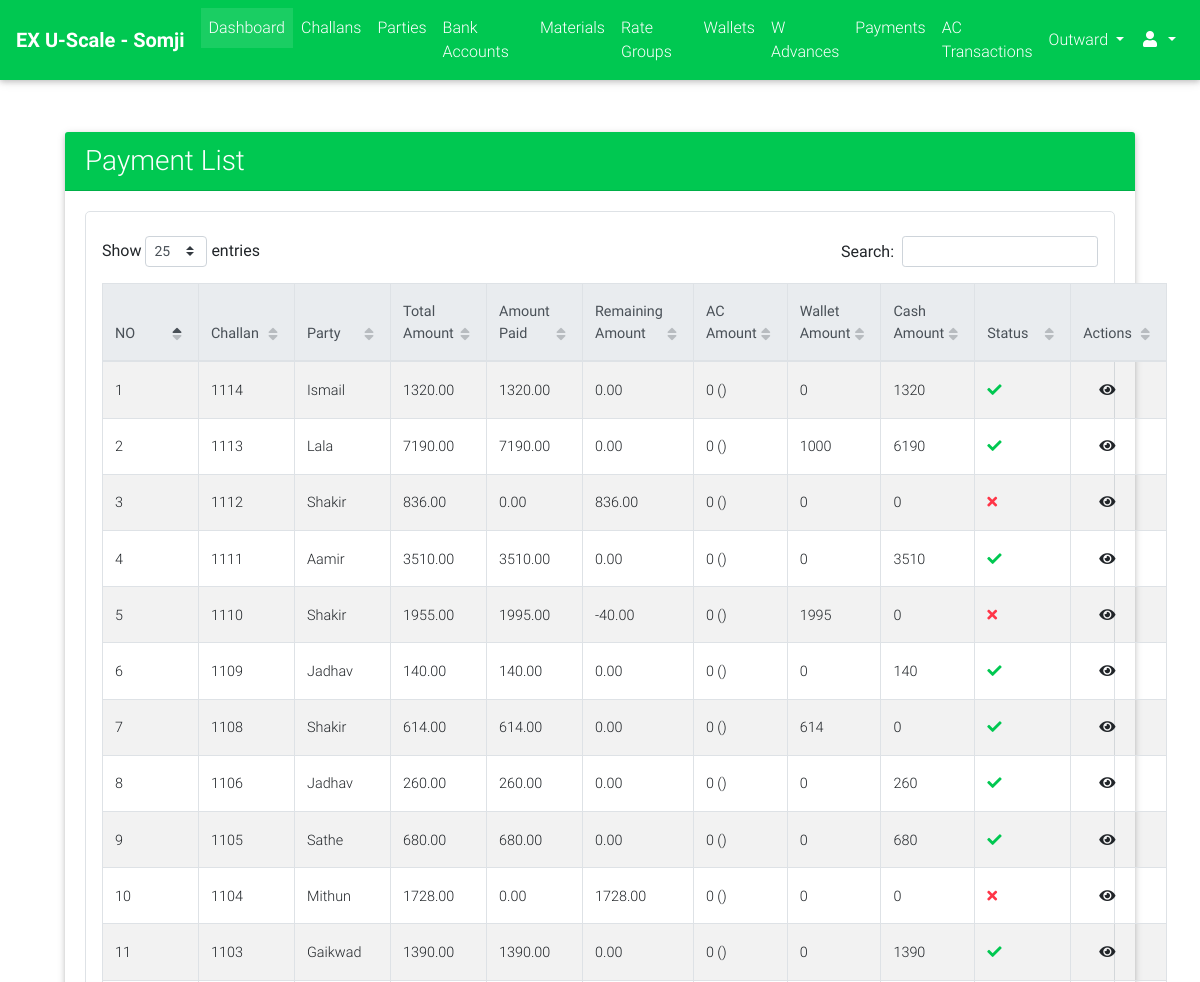
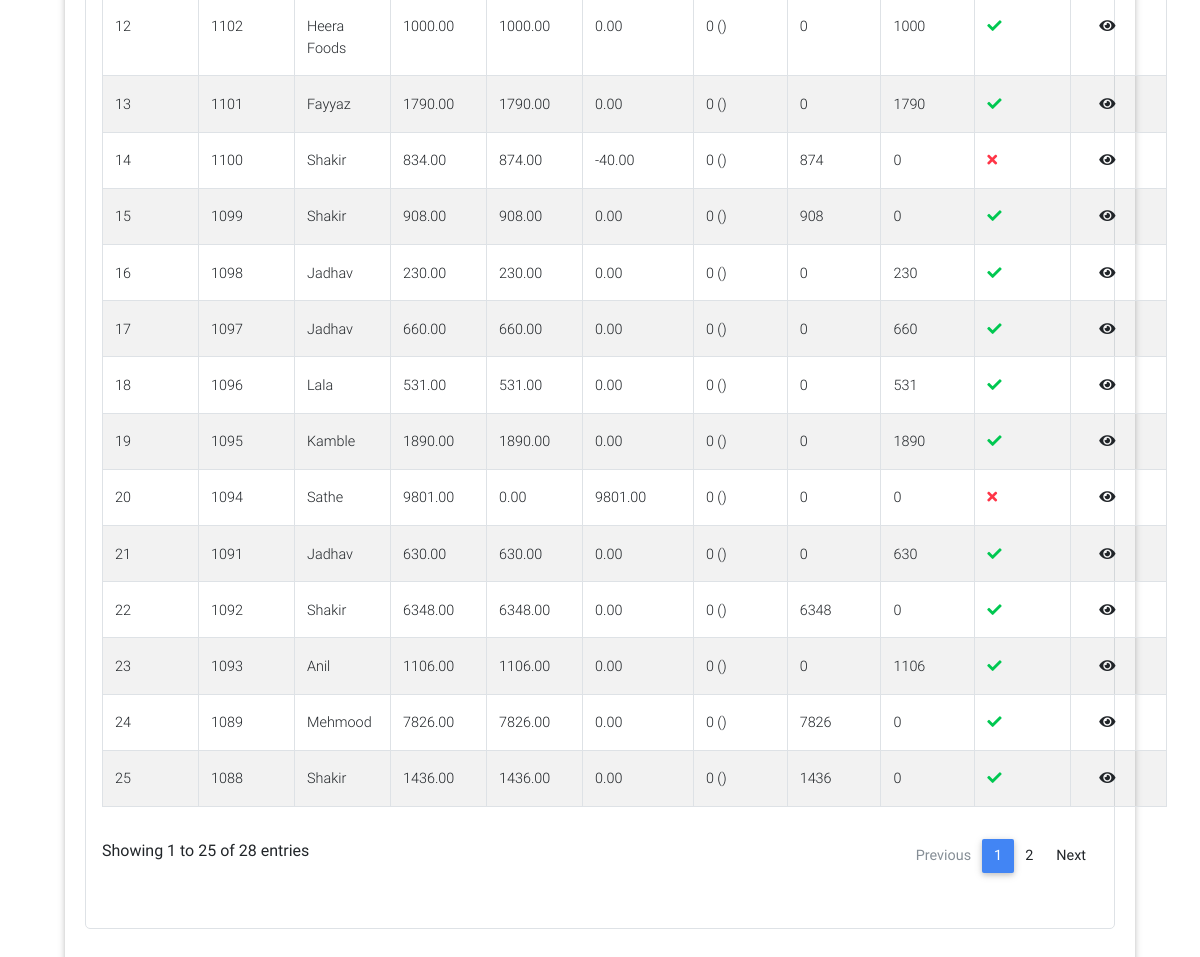
/cms_admin/payments/list/ (signed in), run on the app's committed database (2 pictures, top to bottom).
### payments/models.py (models this page shows, shortened)
class Payment(models.Model):
    PAYMENT_MODE_CHOICES = (("DP", "Direct Payment"), ("AL", "Account Less"))
    PAYMENT_STATUS_CHOICES = (("PN", "Pending"), ("DN", "Done"))
    challan = models.OneToOneField("challans.Challan", on_delete=models.CASCADE)
    payment_mode = models.CharField(max_length=2, choices=PAYMENT_MODE_CHOICES, blank=True, null=True)
    status = models.CharField(max_length=2, choices=PAYMENT_STATUS_CHOICES, default="PN")
    payed_amount = models.DecimalField(max_digits=9, decimal_places=2, default=0.00)
    amount = models.DecimalField(max_digits=9, decimal_places=2, null=True, blank=True)
    payed_on = models.DateTimeField(blank=True, null=True)
    image = models.ImageField(upload_to="payments/", blank=True, null=True)
    extra_info = models.TextField(blank=True)
    created_on = models.DateTimeField(auto_now_add=True)
    @property
    def get_admin_absolute_url(self):
        return reverse_lazy("cms_admin:payments_detail", kwargs={"id": self.id})
    @property
    def get_remaining_amount(self):
        return self.amount - self.payed_amount
    @property
    def get_wallet_tr_amount(self):
        return self.wallettransaction_set.aggregate(total=Sum("amount"))["total"] or Decimal(0.00)
    @property
    def get_cash_tr_amount(self):
        return self.cashtransaction_set.aggregate(total=Sum("amount"))["total"] or Decimal(0.00)
    @property
    def get_ac_tr_amount(self):
        return self.accounttransaction_set.aggregate(total=Sum("amount"))["total"] or Decimal(0.00)

### challans/models.py (models this page shows, shortened)
class Challan(models.Model):
    STATUS_CHOICES = (("PN", "Pending"), ("DN", "Done"))
    created_by = models.ForeignKey(User, on_delete=models.PROTECT)
    party = models.ForeignKey("parties.Party", on_delete=models.CASCADE)
    challan_no = models.PositiveIntegerField(blank=True, null=True)
    vehicle_details = models.CharField(max_length=128, blank=True, null=True)
    weights_amount = models.DecimalField(max_digits=9, decimal_places=2, default=decimal.Decimal(0.00))
    extra_charges = models.DecimalField(verbose_name="Kata Charges", max_digits=9, decimal_places=2,
                                        default=decimal.Decimal(0.00), validators=[MinValueValidator(limit_value=0), MaxValueValidator(limit_value=100)])
    round_amount = models.DecimalField(max_digits=4, decimal_places=2, default=decimal.Decimal(0.00), validators=[MinValueValidator(limit_value=-10), MaxValueValidator(limit_value=10)])
    total_amount = models.DecimalField(max_digits=9, decimal_places=2, default=decimal.Decimal(0.00), validators=[MinValueValidator(limit_value=0)])
    image = models.ImageField(upload_to="payments/", blank=True, null=True)
    extra_info = models.TextField(blank=True)
    created_on = models.DateTimeField(auto_now_add=True, editable=True)
    updated_on = models.DateTimeField(auto_now=True, editable=True)
    is_entries_done = models.BooleanField(default=False)
    is_reports_done = models.BooleanField(default=False)
    is_rates_assigned = models.BooleanField(default=False)
    is_payed = models.BooleanField(default=False)
    status = models.CharField(max_length=2, choices=STATUS_CHOICES, default="PN")

### parties/models.py (models this page shows, shortened)
class Party(models.Model):
    RATE_TYPE_CHOICES = (("GR", "Group Rate"), ("IR", "Individual Rate"))
    rate_type = models.CharField(max_length=2, choices=RATE_TYPE_CHOICES)
    rate_group = models.ForeignKey("rates.RateGroup", on_delete=models.PROTECT, blank=True, null=True)
    name = models.CharField(max_length=128)
    party_code = models.CharField(max_length=32, blank=True)
    address = models.TextField(blank=True)
    phone = models.CharField(max_length=13)
    whatsapp = models.CharField(max_length=13, blank=True)
    email = models.EmailField(blank=True, null=True)
    extra_info = models.TextField(blank=True)
    is_wallet_party = models.BooleanField(default=False)
    is_active = models.BooleanField(default=True)
    def __str__(self):
        return self.name
    class Meta:
        verbose_name = "Party"
        verbose_name_plural = "Parties"

### cms_admin/views.py (the view)
class PaymentListView(ExecutiveRequiredMixin, ListView):
    model = Payment
    template_name = "cms_admin/payments/list.html"
    context_object_name = "payments"
    ordering = "-id"

### cms_admin/views.py (called while the page is built)
    def test_func(self):
        return self.request.user.is_superuser or self.request.user.is_staff

### cms_admin/templates/cms_admin/payments/list.html (shortened to what this page needs)
{% extends "cms_admin/base.html" %}
{% load crispy_forms_tags %}
{% load static %}
{% block custom_links %}
    <link href="{% static "css/addons/datatables.min.css" %}" rel="stylesheet">
    <link href="{% static "css/addons/datatables-select.min.css" %}" rel="stylesheet">
{% endblock %}
{% block content %}
    <br><br>
    <div class="col-lg-11 m-auto">
        <div class="card">
            <div class="card-header bg-success text-white">
                <h3 class="m-auto">Payment List</h3>
            </div>
            <div class="card-body">
                 <div class="table p-3 border" style="border-radius: 5px">
                     <table id="dt-basic-checkbox" class="table table-striped table-bordered" cellspacing="0" width="100%">
                         <thead class="thead-light">
                            <th class="th-sm" style="width: 30px">NO</th>
                            <th class="th-sm">Challan</th>
                            <th class="th-sm">Party</th>
                            <th class="th-sm">Total Amount</th>
                            <th class="th-sm">Amount Paid</th>
                            <th class="th-sm">Remaining Amount</th>
                            <th>AC Amount</th>
                            <th>Wallet Amount</th>
                            <th>Cash Amount</th>
                            <th class="th-sm">Status</th>
                            <th class="th-sm">Actions</th>
                         </thead>
                         <tbody>
                             {% if payments %}
                                 {% for payment in payments %}
                                     <tr>
                                        <td>{{ forloop.counter }}</td>
                                         <td>{{ payment.challan.challan_no }}</td>
                                        <td>{{ payment.challan.party }}</td>
                                        <td>{{ payment.amount }}</td>
                                        <td>{{ payment.payed_amount }}</td>
                                        <td>{{ payment.get_remaining_amount }}</td>
                                        <td>{{ payment.get_ac_tr_amount }} ({% for actr in payment.accounttransaction_set.all %}{{ actr.actr_no }}{% endfor %})</td>
                                        <td>{{ payment.get_wallet_tr_amount }}</td>
                                        <td>{{ payment.get_cash_tr_amount }}</td>
                                        <td>
                                            {% if payment.status == "DN" %}
                                                <i class="fa fa-check text-success"></i>
                                            {% else %}
                                                <i class="fa fa-times text-danger"></i>
                                            {% endif %}
                                        </td>
                                        <td class="m-auto">
                                            <a class="m-3" href="{{ payment.get_admin_absolute_url }}"><i class="fa fa-eye"></i></a>
                                        </td>
                                     </tr>
                                 {% endfor %}
                             {% else %}
                                 <span class="text-black-50 font-weight-bold">No Parties Found</span>
                             {% endif %}
                         </tbody>
                    </table>
                 </div>
            </div>
        </div>
    </div>
{% endblock %}

### data on the page
Payment: challan.challan_no "1114", challan.party "Ismail", amount "1320.00", payed_amount "1320.00", get_remaining_amount "0.00", get_ac_tr_amount "0", get_wallet_tr_amount "0", get_cash_tr_amount "1320", status "DN" (drawn)
Payment: challan.challan_no "1113", challan.party "Lala", amount "7190.00", payed_amount "7190.00", get_remaining_amount "0.00", get_ac_tr_amount "0", get_wallet_tr_amount "1000", get_cash_tr_amount "6190", status "DN" (drawn)
Payment: challan.challan_no "1112", challan.party "Shakir", amount "836.00", payed_amount "0.00", get_remaining_amount "836.00", get_ac_tr_amount "0", get_wallet_tr_amount "0", get_cash_tr_amount "0", status "PN" (drawn)
Payment: challan.challan_no "1111", challan.party "Aamir", amount "3510.00", payed_amount "3510.00", get_remaining_amount "0.00", get_ac_tr_amount "0", get_wallet_tr_amount "0", get_cash_tr_amount "3510", status "DN" (drawn)
Payment: challan.challan_no "1110", challan.party "Shakir", amount "1955.00", payed_amount "1995.00", get_remaining_amount "-40.00", get_ac_tr_amount "0", get_wallet_tr_amount "1995", get_cash_tr_amount "0", status "PN" (drawn)
Payment: challan.challan_no "1109", challan.party "Jadhav", amount "140.00", payed_amount "140.00", get_remaining_amount "0.00", get_ac_tr_amount "0", get_wallet_tr_amount "0", get_cash_tr_amount "140", status "DN" (drawn)
Payment: challan.challan_no "1108", challan.party "Shakir", amount "614.00", payed_amount "614.00", get_remaining_amount "0.00", get_ac_tr_amount "0", get_wallet_tr_amount "614", get_cash_tr_amount "0", status "DN" (drawn)
Payment: challan.challan_no "1106", challan.party "Jadhav", amount "260.00", payed_amount "260.00", get_remaining_amount "0.00", get_ac_tr_amount "0", get_wallet_tr_amount "0", get_cash_tr_amount "260", status "DN" (drawn)
Payment: challan.challan_no "1105", challan.party "Sathe", amount "680.00", payed_amount "680.00", get_remaining_amount "0.00", get_ac_tr_amount "0", get_wallet_tr_amount "0", get_cash_tr_amount "680", status "DN" (drawn)
Payment: challan.challan_no "1104", challan.party "Mithun", amount "1728.00", payed_amount "0.00", get_remaining_amount "1728.00", get_ac_tr_amount "0", get_wallet_tr_amount "0", get_cash_tr_amount "0", status "PN" (drawn)
Payment: challan.challan_no "1103", challan.party "Gaikwad", amount "1390.00", payed_amount "1390.00", get_remaining_amount "0.00", get_ac_tr_amount "0", get_wallet_tr_amount "0", get_cash_tr_amount "1390", status "DN" (drawn)
Payment: challan.challan_no "1102", challan.party "Heera Foods", amount "1000.00", payed_amount "1000.00", get_remaining_amount "0.00", get_ac_tr_amount "0", get_wallet_tr_amount "0", get_cash_tr_amount "1000", status "DN" (drawn)
Payment: challan.challan_no "1101", challan.party "Fayyaz", amount "1790.00", payed_amount "1790.00", get_remaining_amount "0.00", get_ac_tr_amount "0", get_wallet_tr_amount "0", get_cash_tr_amount "1790", status "DN" (drawn)
Payment: challan.challan_no "1100", challan.party "Shakir", amount "834.00", payed_amount "874.00", get_remaining_amount "-40.00", get_ac_tr_amount "0", get_wallet_tr_amount "874", get_cash_tr_amount "0", status "PN" (drawn)
Payment: challan.challan_no "1099", challan.party "Shakir", amount "908.00", payed_amount "908.00", get_remaining_amount "0.00", get_ac_tr_amount "0", get_wallet_tr_amount "908", get_cash_tr_amount "0", status "DN" (drawn)
Payment: challan.challan_no "1098", challan.party "Jadhav", amount "230.00", payed_amount "230.00", get_remaining_amount "0.00", get_ac_tr_amount "0", get_wallet_tr_amount "0", get_cash_tr_amount "230", status "DN" (drawn)
Payment: challan.challan_no "1097", challan.party "Jadhav", amount "660.00", payed_amount "660.00", get_remaining_amount "0.00", get_ac_tr_amount "0", get_wallet_tr_amount "0", get_cash_tr_amount "660", status "DN" (drawn)
Payment: challan.challan_no "1096", challan.party "Lala", amount "531.00", payed_amount "531.00", get_remaining_amount "0.00", get_ac_tr_amount "0", get_wallet_tr_amount "0", get_cash_tr_amount "531", status "DN" (drawn)
Payment: challan.challan_no "1095", challan.party "Kamble", amount "1890.00", payed_amount "1890.00", get_remaining_amount "0.00", get_ac_tr_amount "0", get_wallet_tr_amount "0", get_cash_tr_amount "1890", status "DN" (drawn)
Payment: challan.challan_no "1094", challan.party "Sathe", amount "9801.00", payed_amount "0.00", get_remaining_amount "9801.00", get_ac_tr_amount "0", get_wallet_tr_amount "0", get_cash_tr_amount "0", status "PN" (drawn)
Payment: challan.challan_no "1091", challan.party "Jadhav", amount "630.00", payed_amount "630.00", get_remaining_amount "0.00", get_ac_tr_amount "0", get_wallet_tr_amount "0", get_cash_tr_amount "630", status "DN" (drawn)
Payment: challan.challan_no "1092", challan.party "Shakir", amount "6348.00", payed_amount "6348.00", get_remaining_amount "0.00", get_ac_tr_amount "0", get_wallet_tr_amount "6348", get_cash_tr_amount "0", status "DN" (drawn)
Payment: challan.challan_no "1093", challan.party "Anil", amount "1106.00", payed_amount "1106.00", get_remaining_amount "0.00", get_ac_tr_amount "0", get_wallet_tr_amount "0", get_cash_tr_amount "1106", status "DN" (drawn)
Payment: challan.challan_no "1089", challan.party "Mehmood", amount "7826.00", payed_amount "7826.00", get_remaining_amount "0.00", get_ac_tr_amount "0", get_wallet_tr_amount "7826", get_cash_tr_amount "0", status "DN" (drawn)
Payment: challan.challan_no "1088", challan.party "Shakir", amount "1436.00", payed_amount "1436.00", get_remaining_amount "0.00", get_ac_tr_amount "0", get_wallet_tr_amount "1436", get_cash_tr_amount "0", status "DN" (drawn)
